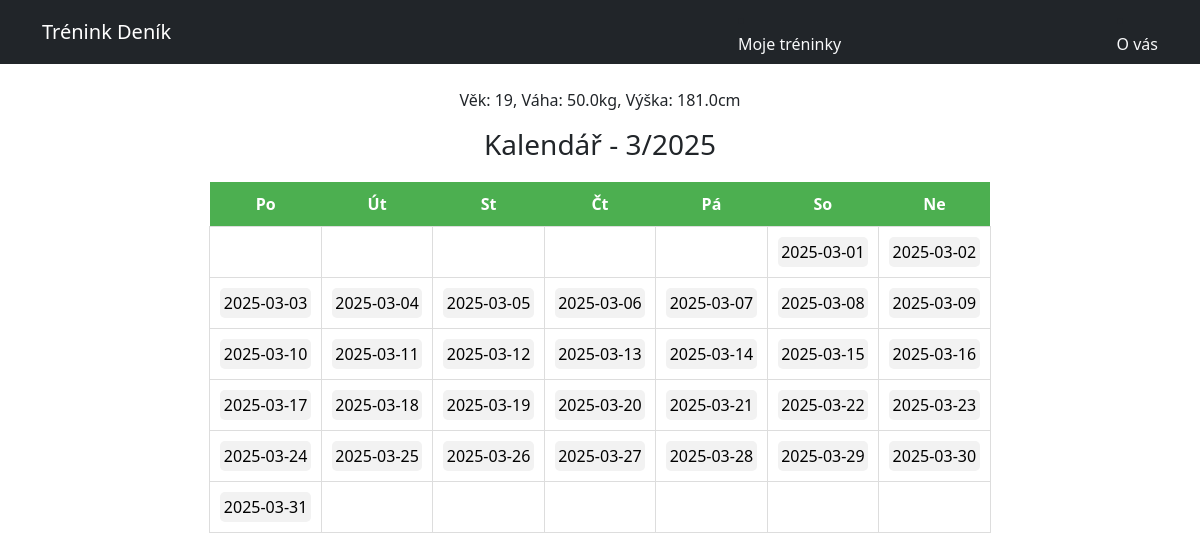
The page /kalendar/ (signed in) on the database its author committed.
### api/models.py (models this page shows, shortened)
class Uzivatel(AbstractUser):
    username = models.CharField(unique=True, max_length=100)
    email = models.EmailField(unique=False)
    vek = models.IntegerField(null=True, blank=True)
    vaha = models.FloatField(null=True, blank=True)
    vyska = models.FloatField(null=True, blank=True)
    id = models.AutoField(primary_key=True)
    active = models.BooleanField(default=True)
    groups = models.ManyToManyField(
        "auth.Group",
        related_name="uzivatele_skupiny",
        blank=True,
    )
    user_permissions = models.ManyToManyField(
        "auth.Permission",
        related_name="uzivatele_opravneni",
        blank=True,
    )

### api/views.py (the view)
# urls.py: path('kalendar/', kalendar, name='kalendar'),
def kalendar(request):
    if not request.user.is_authenticated:
        return redirect('login')  # Přesměrování nepřihlášených uživatelů
    uzivatel = request.user # Přímé načtení přihlášeného uživatele
    dnes = datetime.today()
    rok = dnes.year
    mesic = dnes.month
    cal = calendar.Calendar()
    kalendar = []
    for tyden in cal.monthdayscalendar(rok, mesic):
        tyden_dny = []
        for den in tyden:
            if den == 0:
                tyden_dny.append(None)  # Prázdné místo pro dny mimo měsíc
            else:
                tyden_dny.append(f"{rok}-{mesic:02d}-{den:02d}")  # Formát Y-m-d
        kalendar.append(tyden_dny)
    return render(request, 'kalendar.html', {'uzivatel': uzivatel, 'calendar': kalendar, 'year': rok, 'month': mesic})

### templates/kalendar.html (shortened to what this page needs)
<!DOCTYPE html>
<html lang="cs">
<head>
    <link rel="stylesheet" href="https://cdn.jsdelivr.net/npm/bootstrap@5.3.0/dist/css/bootstrap.min.css">
    {% load static %}
    <link rel="stylesheet" href="{% static 'css/styles.css' %}">
</head>
<body>
    <nav class="navbar navbar-expand-lg navbar-dark bg-dark">
        <div class="container">
            <a class="navbar-brand" href="{% url 'kalendar' %}">Trénink Deník</a>
                {% if request.user.is_authenticated %}
                    <li><a class="nav-link text-light" href="{% url 'treninky' %}">Moje tréninky</a></li>
                    <li><a class="nav-link text-light" href="{% url 'uzivatel_udaje' %}">O vás</a></li>
                {% endif %}
            </div>
    </nav>
    <div class="container mt-4">
        {% block content %}
        <p class="text-center">Věk: {{ uzivatel.vek }}, Váha: {{ uzivatel.vaha }}kg, Výška: {{ uzivatel.vyska }}cm</p>
        <h3 class="text-center">Kalendář - {{ month }}/{{ year }}</h3>
        <div class="calendar-container">
            <table class="calendar">
                <thead>
                    <tr>
                        <th>Po</th>
                        <th>Út</th>
                        <th>St</th>
                        <th>Čt</th>
                        <th>Pá</th>
                        <th>So</th>
                        <th>Ne</th>
                    </tr>
                    {% for week in calendar %}
                    <tr>
                        {% for day in week %}
                            {% if day %}
                                <td>
                                    <a href="{% url 'zapistreninku' datum=day %}">{{ day }}</a>
                                </td>
                            {% else %}
                                <td></td>
                            {% endif %}
                        {% endfor %}
                    </tr>
                {% endfor %}
            </table>
        </div>
    </div>
    {% endblock %}
</body>
</html>

### static/css/styles.css (style rules this page uses)
.calendar-container { display: flex; justify-content: center; align-items: center; margin-top: 20px; }
.calendar { border-collapse: collapse; width: 70%; text-align: center; }
.calendar th { background-color: #4CAF50; color: white; padding: 10px; }
.calendar td { width: 50px; height: 50px; border: 1px solid #ddd; padding: 10px; text-align: center; vertical-align: middle; }
.calendar td a { display: block; width: 100%; height: 100%; background-color: #f2f2f2; text-decoration: none; color: black; border-radius: 5px; line-height: 30px; }

### rows shown on the page
Uzivatel: vek "19", vaha "50.0", vyska "181.0"

### other values the page prints
{{ month }} "3"
{{ day }} "2025-03-01" "2025-03-02" "2025-03-03" "2025-03-04" "2025-03-05" "2025-03-06" "2025-03-07" "2025-03-08" "2025-03-09" "2025-03-10" "2025-03-11" "2025-03-12" "2025-03-13" "2025-03-14" "2025-03-15" "2025-03-16" "2025-03-17" "2025-03-18" "2025-03-19" "2025-03-20" "2025-03-21" "2025-03-22" "2025-03-23" "2025-03-24" "2025-03-25" "2025-03-26" "2025-03-27" "2025-03-28" "2025-03-29" "2025-03-30" "2025-03-31"
